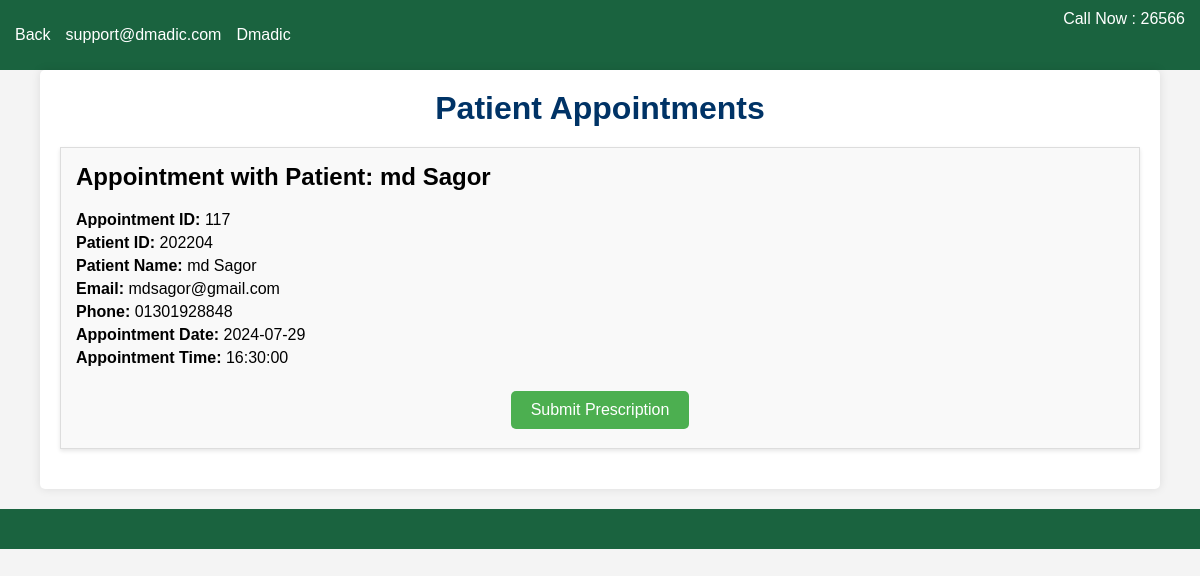
The app's page /mdobidulhuqsagor/doctorViewAppointments.php (signed in) with its own data.
### tables this page shows
CREATE TABLE `appointments` (
  `appointment_id` int(3) UNSIGNED ZEROFILL NOT NULL,
  `patient_id` int(6) UNSIGNED ZEROFILL DEFAULT NULL,
  `doctor_id` int(4) UNSIGNED DEFAULT NULL,
  `first_name` varchar(100) DEFAULT NULL,
  `last_name` varchar(100) DEFAULT NULL,
  `email` varchar(100) DEFAULT NULL,
  `phone` varchar(20) DEFAULT NULL,
  `doctor_type` varchar(50) DEFAULT NULL,
  `doctor_name` varchar(100) DEFAULT NULL,
  `appointment_date` date DEFAULT NULL,
  `appointment_time` time DEFAULT NULL,
  `room_number` varchar(10) DEFAULT NULL,
  `fees` decimal(10,2) DEFAULT NULL
);

### mdobidulhuqsagor/doctorViewAppointments.php (the view, shortened to what this page needs)
<?php
$servername = "localhost";
$username = "root";
$password = "";
$dbname = "Dmedic";
try {
    $pdo = new PDO("mysql:host=$servername;dbname=$dbname", $username, $password);
    $pdo->setAttribute(PDO::ATTR_ERRMODE, PDO::ERRMODE_EXCEPTION);
    $doctor_id = $_SESSION['doctor_id'];
    $sql = $pdo->prepare("SELECT * FROM appointments WHERE doctor_id = :doctor_id");
    $sql->bindParam(':doctor_id', $doctor_id, PDO::PARAM_INT);
    $sql->execute();
    $appointments = $sql->fetchAll(PDO::FETCH_ASSOC);
} catch (PDOException $e) {
    echo "Database Error: " . $e->getMessage();
} catch (Exception $e) {
    echo "Error: " . $e->getMessage();
}
?>
<!DOCTYPE html>
<html lang="en">
<head>
    <link rel="stylesheet" href="../mdrakibul/cssrakib/patientAppoinmentFrom.css">
</head>
<body>
    <header>
        <div class="header-top-bar">
            <div class="container">
                <div class="row align-items-center">
                    <div class="col-lg-6">
                        <ul class="top-bar-info list-inline-item pl-0 mb-0">
                            <li class="list-inline-item">
                                <a href="javascript:history.back()">
                                    <i class="icofont-rounded-left mr-2"></i>Back
                                </a>
                            </li>
                            <li class="list-inline-item">
                                <a href="mailto:support@dmadic.com">
                                    <i class="icofont-support-faq mr-2"></i>support@dmadic.com
                                </a>
                            </li>
                            <li class="list-inline-item">
                                <i class="icofont-location-pin mr-2"></i>Dmadic
                            </li>
                        </ul>
                    </div>
                    <div class="col-lg-6">
                        <div class="text-lg-right top-right-bar mt-2 mt-lg-0">
                            <a href="tel:+23-345-67890">
                                <span>Call Now : </span>
                                <span class="h4">26566</span>
                            </a>
                        </div>
                    </div>
                </div>
            </div>
        </div>
    </header>
    <div class="main-container">
        <div class="line">
            <h1>Patient Appointments</h1>
        </div>
        <?php if (count($appointments) > 0): ?>
            <?php foreach ($appointments as $appointment): ?>
                <div class="appointment-card">
                    <h2>Appointment with Patient: <?php echo htmlspecialchars($appointment['first_name'] . ' ' . $appointment['last_name']); ?></h2>
                    <p><strong>Appointment ID:</strong> <?php echo htmlspecialchars($appointment['appointment_id']); ?></p>
                    <p><strong>Patient ID:</strong> <?php echo htmlspecialchars($appointment['patient_id']); ?></p>
                    <p><strong>Patient Name:</strong> <?php echo htmlspecialchars($appointment['first_name'] . ' ' . $appointment['last_name']); ?></p>
                    <p><strong>Email:</strong> <?php echo htmlspecialchars($appointment['email']); ?></p>
                    <p><strong>Phone:</strong> <?php echo htmlspecialchars($appointment['phone']); ?></p>
                    <p><strong>Appointment Date:</strong> <?php echo htmlspecialchars($appointment['appointment_date']); ?></p>
                    <p><strong>Appointment Time:</strong> <?php echo htmlspecialchars($appointment['appointment_time']); ?></p>
                    <div class="buttons-container">
                        <button onclick="window.location.href='submitPrescriptionForm.php?appointment_id=<?php echo htmlspecialchars($appointment['appointment_id']); ?>'">Submit Prescription</button>
                    </div>
                </div>
            <?php endforeach; ?>
        <?php else: ?>
            <p>No appointments found.</p>
        <?php endif; ?>
    </div>
    <footer>
    </footer>
</body>
</html>

### mdrakibul/cssrakib/patientAppoinmentFrom.css (style rules this page uses)
body { font-family: Arial, sans-serif; background-color: #f4f4f4; margin: 0; padding: 0; display: flex; flex-direction: column; align-items: center; }
header { background-color: #1a633f; color: #fff; padding: 10px 0; width: 100%; }
.header-top-bar .container { display: flex; justify-content: space-between; align-items: center; padding: 0 15px; }
.header-top-bar .row { display: flex; justify-content: space-between; width: 100%; }
.header-top-bar .top-bar-info { list-style: none; padding-left: 0; display: flex; gap: 15px; }
.header-top-bar .top-bar-info a { color: #fff; text-decoration: none; }
.header-top-bar .top-right-bar { text-align: right; }
.header-top-bar .top-right-bar a { color: #fff; text-decoration: none; }
.main-container { background-color: #fff; padding: 20px; margin-top: 20px; border-radius: 5px; box-shadow: 0 0 10px rgba(0, 0, 0, 0.1); width: 90%; max-width: 600px; }
.line h1 { margin: 0 0 20px; text-align: center; color: #003366; }
footer { background-color: #1a633f; color: #fff; padding: 20px 0; width: 100%; margin-top: 20px; }

### mdobidulhuqsagor/doctorViewAppointments.php (style rules this page uses)
body { font-family: Arial, sans-serif; margin: 0; padding: 0; background-color: #f4f4f4; }
.main-container { max-width: 1200px; margin: 0 auto; padding: 20px; background-color: #fff; box-shadow: 0 0 10px rgba(0, 0, 0, 0.1); }
.line h1 { text-align: center; margin-bottom: 20px; }
.appointment-card { border: 1px solid #ddd; padding: 15px; margin-bottom: 20px; background-color: #f9f9f9; box-shadow: 0 2px 4px rgba(0, 0, 0, 0.1); }
.appointment-card h2 { margin-top: 0; }
.appointment-card p { margin: 5px 0; }
.buttons-container { text-align: center; margin-top: 20px; }
.buttons-container button { background-color: #4CAF50; color: white; border: none; padding: 10px 20px; text-align: center; text-decoration: none; display: inline-block; font-size: 16px; margin: 4px 2px; cursor: pointer; border-radius: 5px; }

### records on screen
appointments: first_name+last_name "md Sagor", appointment_id "117", patient "202204", email "mdsagor@gmail.com", phone "01301928848", appointment_date "2024-07-29", appointment_time "16:30:00"
